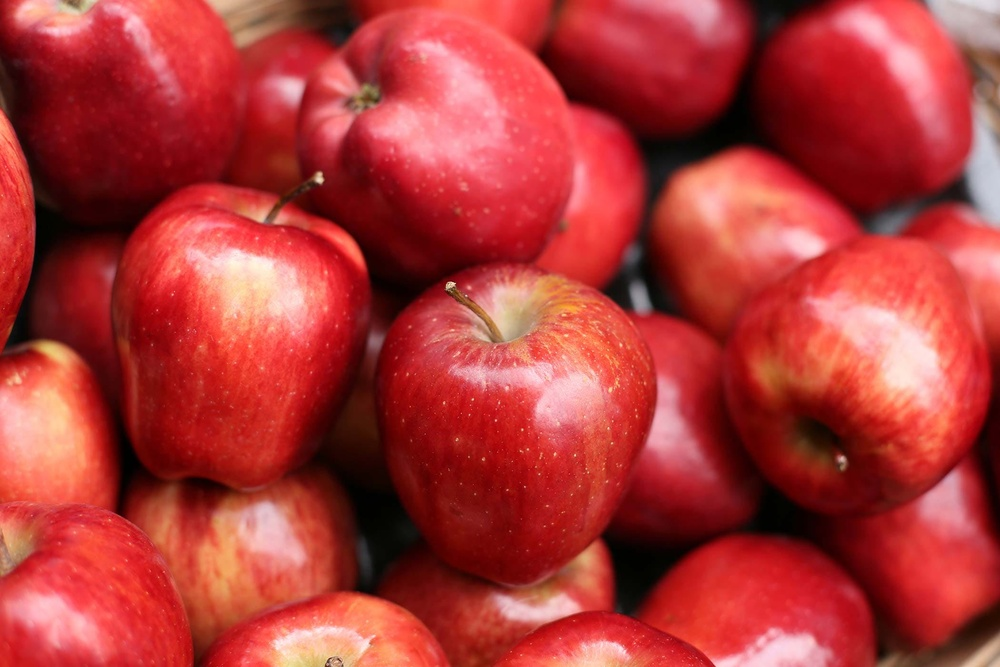
#> input picture testData/apples_.jpg, 1000 x 667 px, shrunk from 2100 x 1400 before the run
$ python -i filters.py   (imports and definitions only)
#> lines starting #> are read from the running program, lines starting #| are printed output that depends on the picture
import numpy as np
import cv2

def averaging(imgpath):

#> called with imgpath = '../testData/apples_.jpg'
    image = cv2.imread(imgpath)
#> image is the input picture: shape (667, 1000, 3); mean B, G, R 56, 57.4, 174.7
    blurred = np.hstack([
        cv2.blur(image, (3, 3)),
        cv2.blur(image, (5, 5)),
        cv2.blur(image, (15, 15))])
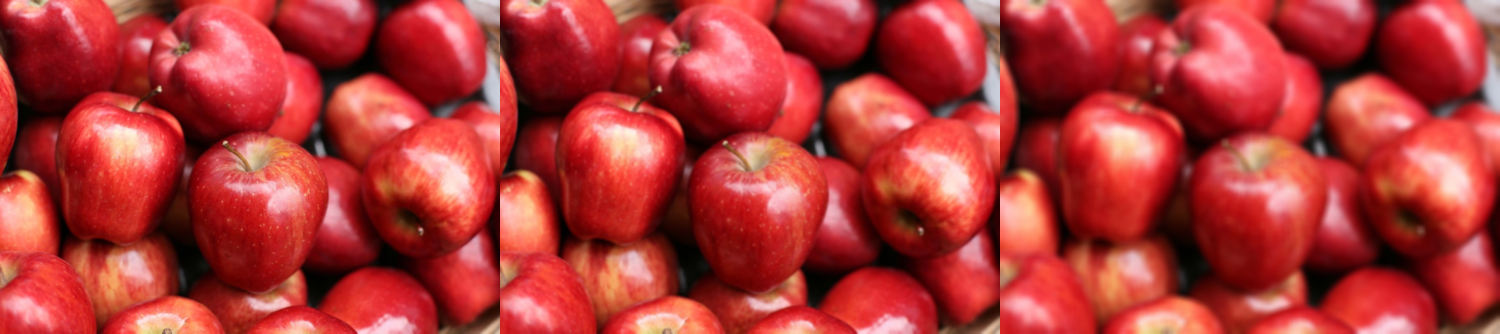
#> blurred: shape (667, 3000, 3) (shown at 1/2 size); mean B, G, R 56, 57.4, 174.7
    cv2.imshow("Averaged", blurred)
    cv2.waitKey(0)
    cv2.destroyAllWindows()
    return


def GaussianSmooth(imgpath):

    image = cv2.imread(imgpath)
    blurred = np.hstack([
                cv2.GaussianBlur(image, (3, 3), 0),
                cv2.GaussianBlur(image, (7, 7), 0),
                cv2.GaussianBlur(image, (15, 15), 0)])
    cv2.imshow("Gaussian", blurred)
    cv2.waitKey(0)
    return


'''
    Median blurring is more effective at removing salt-and-
    pepper style noise from an image because each central pixel
    is always replaced with a pixel intensity that exists in the
    image.
'''
def MedianBlur(imgpath):
    image = cv2.imread(imgpath)
    blurred = np.hstack([
                cv2.medianBlur(image, 3),
                cv2.medianBlur(image, 7),
                cv2.medianBlur(image, 15)])
    cv2.imshow("Median", blurred)
    cv2.waitKey(0)
    return


'''
        In order to reduce noise while still maintaining edges, we
    can use bilateral blurring. Bilateral blurring does
    this using two Gaussian distributions.
    The first Gaussian function only considers spatial neigh-
    bors, that is, pixels that appear close together in the ( x, y )
    coordinate space of the image. The second Gaussian then
    models the pixel intensity of the neighborhood, ensuring
    that only pixels with similar intensity are included in the
    actual computation of the blur.
    Overall, this method is able to preserve edges of an im-
    age, while still reducing noise. The largest downside to this
    method is that it is considerably slower than its averaging,
    Gaussian, and median blurring counterparts.
'''
def BilateralBlur(imgpath):
    image = cv2.imread(imgpath)
    blurred = np.hstack([
                cv2.bilateralFilter(image, 5, 15, 15),
                cv2.bilateralFilter(image, 5, 21, 21),
                cv2.bilateralFilter(image, 5, 27, 27)])
    cv2.imshow("Median", blurred)
    cv2.waitKey(0)
    return

>>> result = averaging('../testData/apples_.jpg')

$ run again, on testData/flowers.jpg
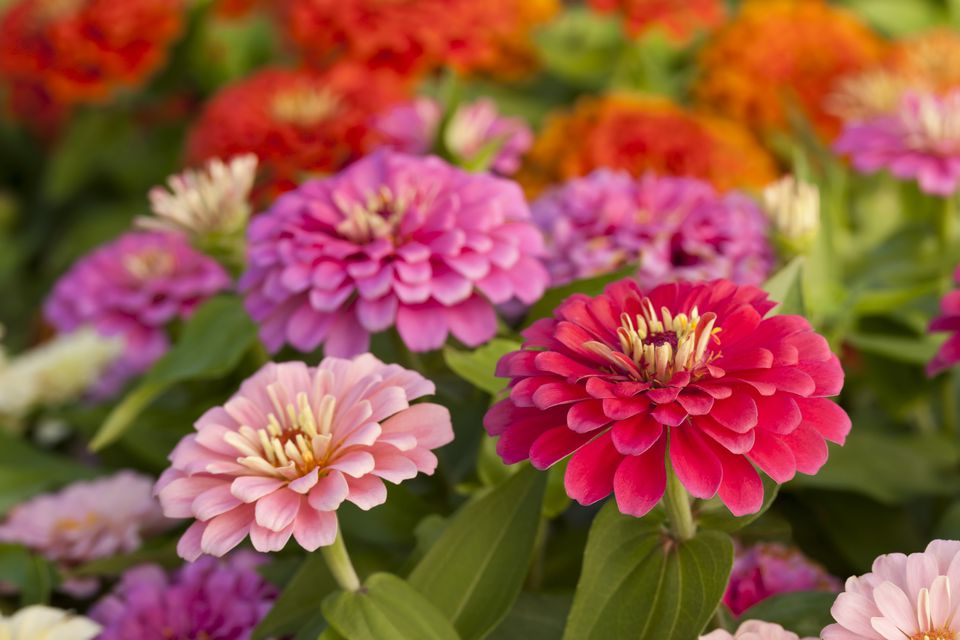
#> input picture testData/flowers.jpg, 960 x 640 px
#> in averaging, image is the input picture: shape (640, 960, 3); mean B, G, R 68.2, 86.1, 148
#> in averaging, `blurred = np.hstack([ cv2.blur(image, (3, 3)), cv2.blur(image, (5, 5))..`:
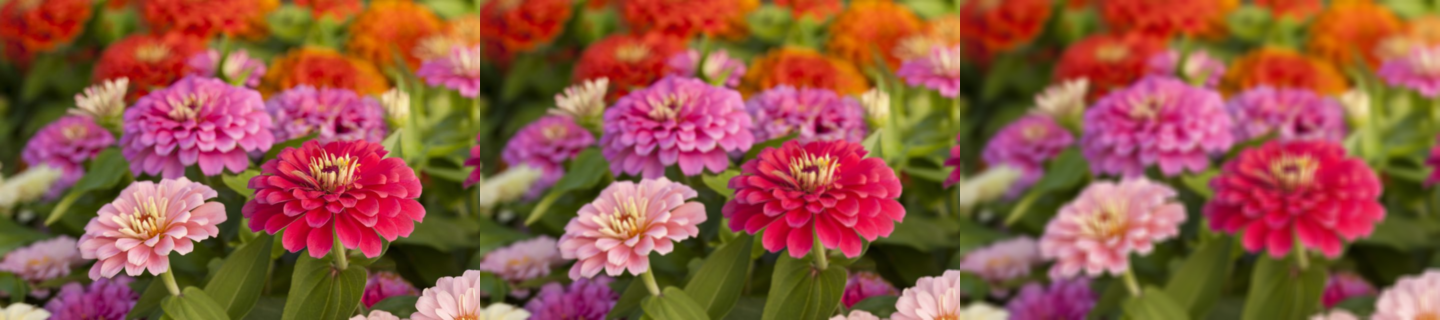
#> blurred: shape (640, 2880, 3) (shown at 1/2 size); mean B, G, R 68.2, 86.1, 148

$ run again, on testData/juggballs.jpg
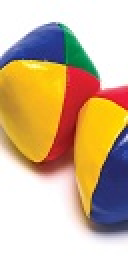
#> input picture testData/juggballs.jpg, 64 x 128 px (shown 2 times larger)
#> in averaging, image is the input picture: shape (128, 64, 3); mean B, G, R 145.4, 179.7, 206.1
#> in averaging, `blurred = np.hstack([ cv2.blur(image, (3, 3)), cv2.blur(image, (5, 5))..`:
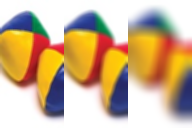
#> blurred: shape (128, 192, 3); mean B, G, R 145.3, 179.7, 206.1
